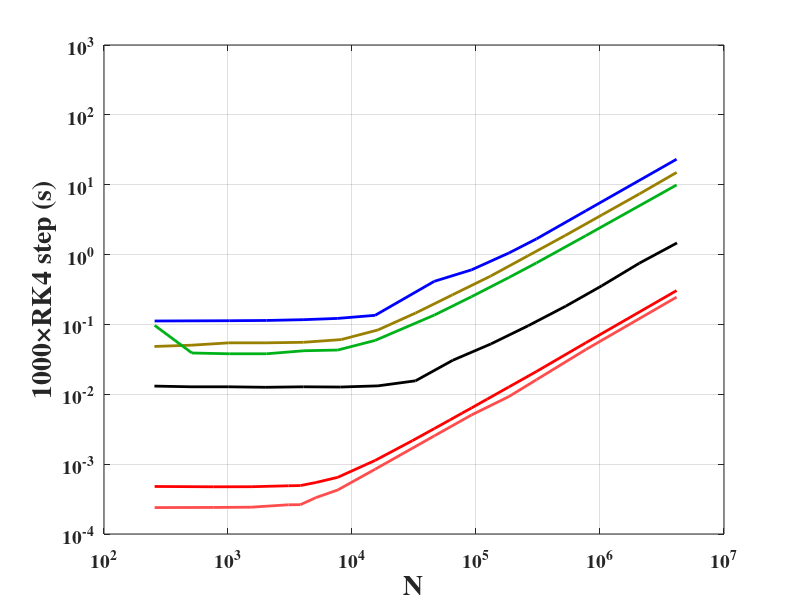

Write MATLAB code to recreate this figure.
function LorenzRuntimeComparison

%MPGOS
MPGOS_REG.x = [256 768 1536 3072 3840 5120 7680 15360 30720 46080 61440 76800 92160 122880 184320 307200 768000 4147200];
MPGOS_REG.y = [0.000479 0.000474 0.000475 0.000490 0.000494 0.000546 0.000648 0.001130 0.002170 0.003225 0.004278 0.005342 0.006382 0.008511 0.012742 0.021189 0.054579 0.305186];

%HAND-Tuned GPU
Spec_V1.x = [256 768 1536 3072 3840 5120 7680 15360 46080 92160 184320 307200 768000 4147200];
Spec_V1.y = [0.000239 0.000240 0.000242 0.000262 0.000263 0.000332 0.000427 0.000846 0.002538 0.005067 0.009288 0.016163 0.043672 0.246159];

AhnertVexCLv2.x = [255 503 1004 2021 4066 8041 16180 32560 64987 131954 263353 530177 1031136 2076033 4179501];
AhnertVexCLv2.y = [0.0131 0.0128 0.0128 0.0126 0.0128 0.0127 0.0132 0.0156 0.0307 0.0526 0.0957 0.1828 0.3564 0.7527 1.4675];

AhnertThrust.x = [255 504 1014 2023 4071 8191 16204 32619 64541 131057 261578 522086 1042054 2079883 4151397];
AhnertThrust.y = [0.0484 0.0504 0.0545 0.0545 0.0555 0.0607 0.0834 0.1458 0.2650 0.4916 0.9584 1.8687 3.7168 7.3928 15.0007];

%GPU_Lorenz_julia.jl roughly same results as GPU_Lorenz_simple_julia.jl
julia_GPU.x = [256      1024	2048	4096	7680	15360	46080	92160	184320	307200	768000	4147200];
julia_GPU.y = [0.112	0.113	0.114	0.117	0.122	0.135	0.414	0.605	1.054	1.676	4.228	23.170];

%GPU_Lorenz_thrust_odeint.cu
odeint_GPU_Thrust.x = [256      512         1024        2048        4096        7680        15360       46080       92160       184320      307200      768000      4147200];
odeint_GPU_Thrust.y = [97        39           38          38         42          43            59          136         250        470          760        1863        9920]/1000;

fig=figure(1); hold on;
p1=plot(MPGOS_REG.x,MPGOS_REG.y);
p2=plot(AhnertVexCLv2.x,AhnertVexCLv2.y);
p3=plot(AhnertThrust.x,AhnertThrust.y);
p4=plot(Spec_V1.x,Spec_V1.y);
p5=plot(julia_GPU.x,julia_GPU.y);
p6=plot(odeint_GPU_Thrust.x,odeint_GPU_Thrust.y);

set(gca,'XScale','log','YScale','log','XLim',[1e2 1e7],'YLim',[1e-4 1e3],'XGrid','on','YGrid','on','Box','on','FontSize',14,'FontWeight','bold','FontName','Times');
set(p1,'Color',[1 0 0], 'LineStyle','-','LineWidth',2);
set(p2,'Color',[0 0 0], 'LineStyle','-','LineWidth',2);
set(p3,'Color',[0.6 0.5 0], 'LineStyle','-','LineWidth',2);
set(p4,'Color',[1 0.3 0.3], 'LineStyle','-','LineWidth',2);
set(p5,'Color',[0 0 1], 'LineStyle','-','LineWidth',2);
set(p6,'Color',[0 0.7 0.1], 'LineStyle','-','LineWidth',2);
xlabel('N','FontSize',20,'FontWeight','bold','FontName','Times');
ylabel('1000\timesRK4 step (s)','FontSize',20,'FontWeight','bold','FontName','Times');